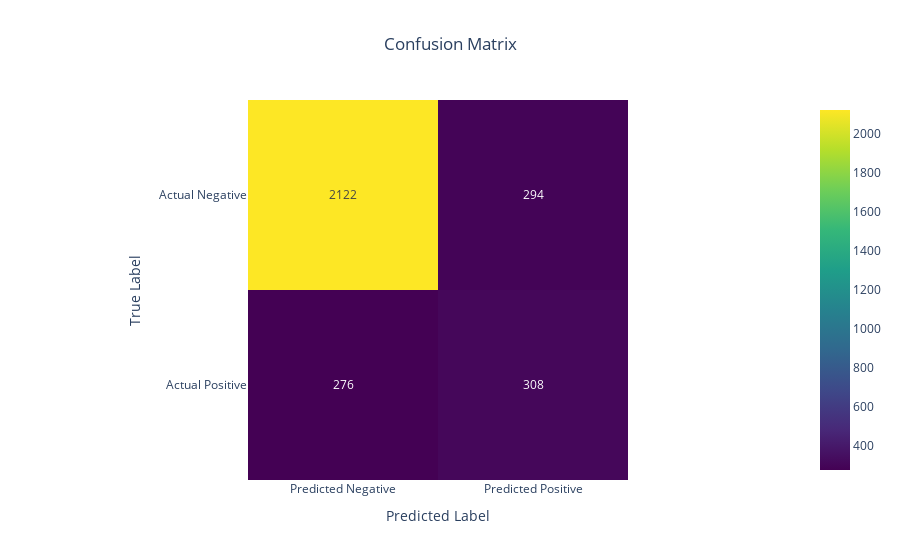

Write notebook code for a chart like this one.
### Code cell
cm_df = pd.DataFrame(cm, index=['Actual Negative', 'Actual Positive'], 
                     columns=['Predicted Negative', 'Predicted Positive'])

fig = px.imshow(cm_df, 
                text_auto=True, 
                color_continuous_scale="Viridis", 
                title="Confusion Matrix")

fig.update_layout(
    title={
        'text': "Confusion Matrix",
        'x': 0.5, 
        'xanchor': 'center' 
    },
    
    xaxis_title="Predicted Label",
    yaxis_title="True Label",
    coloraxis_showscale=True
)
fig.show()

### Figure 1 — Plotly figure (JSON) as saved in the notebook; plotly's stock layout.template omitted (floating-point values rounded to 4 significant figures)
{"data": [{"coloraxis": "coloraxis", "hovertemplate": "x: %{x}<br>y: %{y}<br>color: %{z}<extra></extra>", "name": "0", "texttemplate": "%{z}", "type": "heatmap", "x": ["Predicted Negative", "Predicted Positive"], "xaxis": "x", "y": ["Actual Negative", "Actual Positive"], "yaxis": "y", "z": [[2122, 294], [276, 308]]}], "layout": {"coloraxis": {"colorscale": [[0, "#440154"], [0.1111, "#482878"], [0.2222, "#3e4989"], [0.3333, "#31688e"], [0.4444, "#26828e"], [0.5556, "#1f9e89"], [0.6667, "#35b779"], [0.7778, "#6ece58"], [0.8889, "#b5de2b"], [1, "#fde725"]], "showscale": true}, "title": {"text": "Confusion Matrix", "x": 0.5, "xanchor": "center"}, "xaxis": {"anchor": "y", "constrain": "domain", "domain": [0, 1], "scaleanchor": "y", "title": {"text": "Predicted Label"}}, "yaxis": {"anchor": "x", "autorange": "reversed", "constrain": "domain", "domain": [0, 1], "title": {"text": "True Label"}}}}
